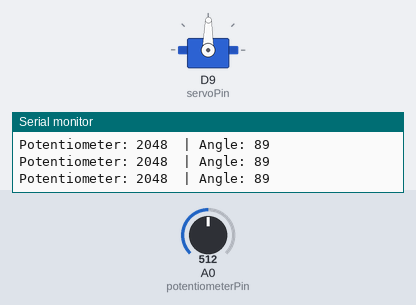
The sketch below on a simulated Arduino Zero (SAMD21). Shown: servo, the last lines printed to the serial monitor. Inputs (shaded band) come from the test bench; at power-on: A0 (potentiometerPin) = 512 (analog values on the 0–1023 scale).

Above: at 1.2 s.
1.3 s: A0 (potentiometerPin) set to 716
At 1.6 s:
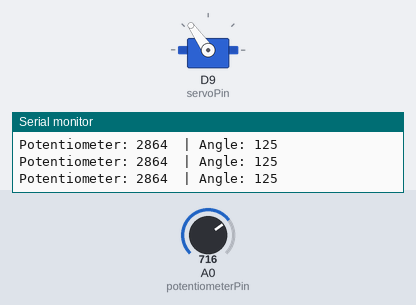
2.8 s: A0 (potentiometerPin) set to 900
At 4.0 s:
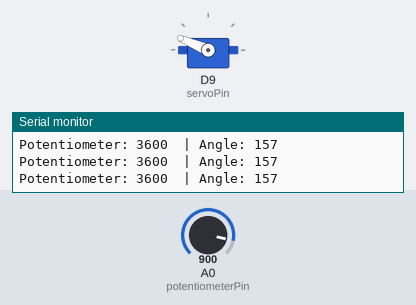
4.3 s: A0 (potentiometerPin) set to 1023
At 5.3 s:
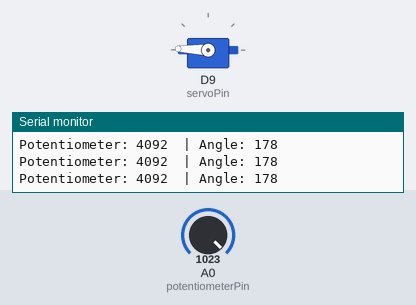
5.8 s: A0 (potentiometerPin) set to 306
At 6.5 s:
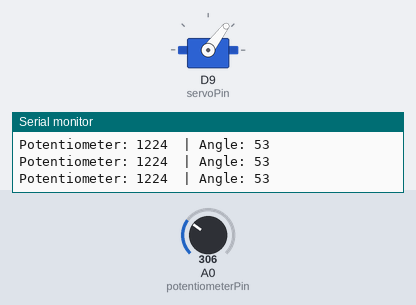
7.3 s: A0 (potentiometerPin) set to 122
At 7.8 s:
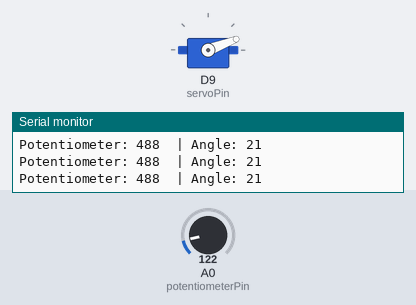
8.8 s: A0 (potentiometerPin) set to 511
At 9.6 s:
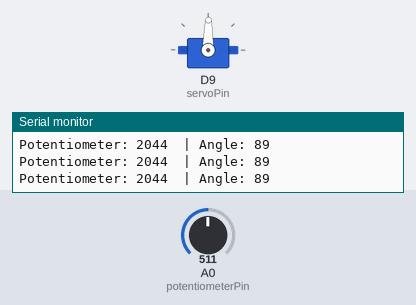
Timing chart, 0 to 11.3 s (numbered marks = the images above; inputs shaded):
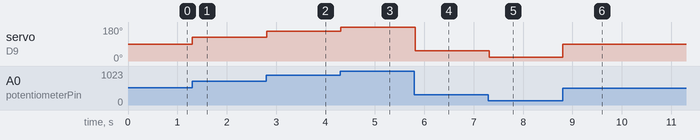

Measured:
- after the input at 1.3 s, servo on D9 (servoPin): 89° → 125° at once
- after the input at 2.8 s, servo on D9 (servoPin): 125° → 157° at once
- after the input at 4.3 s, servo on D9 (servoPin): 157° → 178° at once
- after the input at 5.8 s, servo on D9 (servoPin): 178° → 53° at once
- after the input at 7.3 s, servo on D9 (servoPin): 53° → 21° at once
- after the input at 8.8 s, servo on D9 (servoPin): 21° → 89° at once

The sketch:

Mood_cue.ino
```cpp
#include <Servo.h>
Servo myServo;

const int potentiometerPin = A0, servoPin = 9;
int potentiometerValue, angle;

void setup() {
  Serial.begin(9600);
  myServo.attach(servoPin);
  analogReadResolution(12);
}

void loop() {
  potentiometerValue = analogRead(potentiometerPin);
  Serial.print("Potentiometer: ");
  Serial.print(potentiometerValue);

  angle = map(potentiometerValue, 0, 4095, 0, 179);
  Serial.print("\t| Angle: ");
  Serial.println(angle);

  myServo.write(angle);
  delay(15);
}
```
